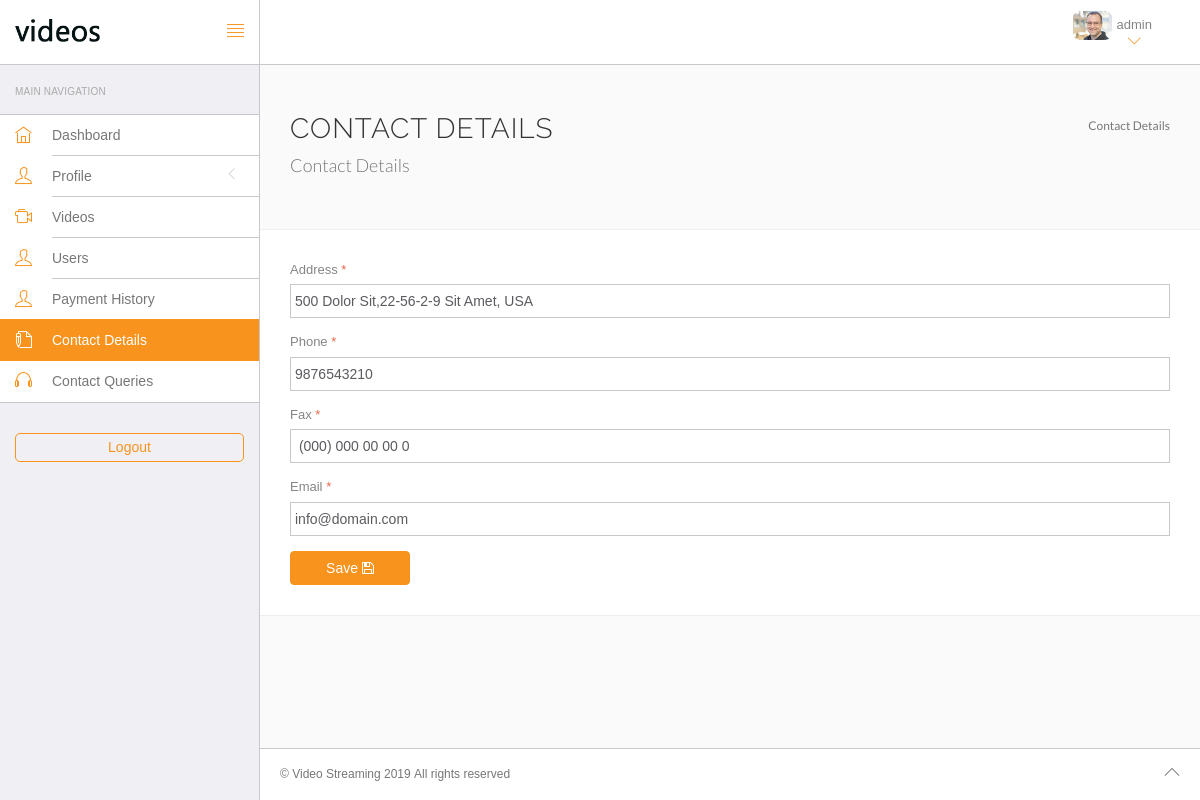
The app's page /admin/contact-details.php (signed in) with its own data.
### tables this page shows
CREATE TABLE `contactdetails` (
  `id` int(11) NOT NULL,
  `address` text NOT NULL,
  `email` text NOT NULL,
  `phone` varchar(10) NOT NULL,
  `fax` text NOT NULL,
  `date` timestamp NOT NULL DEFAULT CURRENT_TIMESTAMP
);

### admin/contact-details.php (the view, shortened to what this page needs)
<?php include 'includes/session.php';
$qry="select * from contactdetails where id='1'";
$rq=mysqli_query($con,$qry);
$rs=mysqli_fetch_assoc($rq);
 ?><!DOCTYPE html>
<html lang="en">
	<head>
		<link rel="stylesheet" href="vendor/bootstrap/css/bootstrap.min.css">
		<link rel="stylesheet" href="vendor/fontawesome/css/font-awesome.min.css">
		<link rel="stylesheet" href="vendor/themify-icons/themify-icons.min.css">
		<link href="vendor/animate.css/animate.min.css" rel="stylesheet" media="screen">
		<link href="vendor/perfect-scrollbar/perfect-scrollbar.min.css" rel="stylesheet" media="screen">
		<link href="vendor/switchery/switchery.min.css" rel="stylesheet" media="screen">
		<link rel="stylesheet" href="assets/css/styles.css">
		<link rel="stylesheet" href="assets/css/plugins.css">
		<link rel="stylesheet" href="assets/css/themes/theme-1.css" id="skin_color" />
		<link href="vendor/sweetalert/sweet-alert.css" rel="stylesheet" media="screen">
		<link href="vendor/sweetalert/ie9.css" rel="stylesheet" media="screen">
		<link href="vendor/toastr/toastr.min.css" rel="stylesheet" media="screen">
		<link href="vendor/bootstrap-touchspin/jquery.bootstrap-touchspin.min.css" rel="stylesheet" media="screen">
		<link href="vendor/select2/select2.min.css" rel="stylesheet" media="screen">
		<link href="vendor/bootstrap-datepicker/bootstrap-datepicker3.standalone.min.css" rel="stylesheet" media="screen">
		<link href="vendor/bootstrap-timepicker/bootstrap-timepicker.min.css" rel="stylesheet" media="screen">
		<link href="vendor/bootstrap-fileinput/jasny-bootstrap.min.css" rel="stylesheet" media="screen">
	</head>
	<body>
		<div id="app">
			<?php include'left-bar.php'; ?>
			<div class="app-content">
				<?php include'header.php'; ?>
				<div class="main-content" >
					<div class="wrap-content container" id="container">
						<section id="page-title">
							<div class="row">
								<div class="col-sm-8">
									<h1 class="mainTitle">Contact Details</h1>
								  <span class="mainDescription">Contact Details</span>
								</div>
								<ol class="breadcrumb">
									<li class="active">
										<span>Contact Details</span>
									</li>
								</ol>
							</div>
						</section>
						<div class="container-fluid container-fullw bg-white">
							<div class="row">
								<div class="col-md-12">
								<form action="" method="post" enctype="multipart/form-data" role="form" id="crack-form">
										<div class="row">
											<div class="col-md-12">
											</div>
										</div>
										<div class="row">
											<div class="col-md-12">
												<div class="form-group">
													<label class="control-label">
														Address <span class="symbol required"></span>
													</label>
													<input class="form-control" name="address" value="<?php echo $rs['address']; ?>" type="text">
												</div>
												<div class="form-group">
													<label class="control-label">
														Phone <span class="symbol required"></span>
													</label>
													<input class="form-control" id="phone" name="phone" value="<?php echo $rs['phone']; ?>" type="text">
												</div>
												<div class="form-group">
													<label class="control-label">
														Fax <span class="symbol required"></span>
													</label>
													<input class="form-control" id="fax" name="fax" value="<?php echo $rs['fax']; ?>" type="text">
												</div>
												<div class="form-group">
													<label class="control-label">
														Email <span class="symbol required"></span>
													</label>
													<input class="form-control" id="email" name="email" value="<?php echo $rs['email']; ?>" type="text">
												</div>
											</div>
										</div>
										<div class="row">
											<div class="col-md-12">
												<button name="save_about" class="btn btn-primary btn-wide " type="submit" value="Save">
													Save <i class="fa fa-floppy-o" aria-hidden="true"></i>
												</button>
											</div>
										</div>
									</form>
								</div>
							</div>
						</div>
					</div>
				</div>
			</div>
     	<?php include'footer.php'; ?>
		</div>
         <link href="ckeditor/skins/kama/editor.css" rel="stylesheet">
	</body>
</html>

### admin/assets/css/themes/theme-1.css (style rules this page uses)
body { background: #FAFAFA; }

### records on screen
contactdetails: address "500 Dolor Sit,22-56-2-9 Sit Amet, USA", phone "9876543210", fax "(000) 000 00 00 0", email "info@domain.com"

### other values on screen
$_SESSION['admin_name'] "admin"
